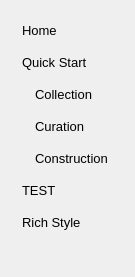
      <widget class="QWidget" name="leftpanel" native="true">
       <property name="minimumSize">
        <size>
         <width>65</width>
         <height>0</height>
        </size>
       </property>
       <property name="maximumSize">
        <size>
         <width>135</width>
         <height>16777215</height>
        </size>
       </property>
       <property name="styleSheet">
        <string notr="true">#leftpanel{
	background-color: transparent;
	border-radius: 8px;
}

QPushButton {
	background-color: transparent;
	border-radius: 15px;
	text-align: left;
	padding-left: 12px;
	padding-right: 12px;
}

QPushButton:hover {
	background-color: #c2c2c2;
}

QPushButton:checked {
	background-color: #90bcff;
}</string>
       </property>
       <layout class="QVBoxLayout" name="verticalLayout_22">
        <property name="spacing">
         <number>2</number>
        </property>
        <property name="leftMargin">
         <number>10</number>
        </property>
        <property name="topMargin">
         <number>0</number>
        </property>
        <property name="rightMargin">
         <number>0</number>
        </property>
        <property name="bottomMargin">
         <number>0</number>
        </property>
        <item>
         <spacer name="verticalSpacer_leftpanel_top">
          <property name="orientation">
           <enum>Qt::Vertical</enum>
          </property>
          <property name="sizeType">
           <enum>QSizePolicy::Fixed</enum>
          </property>
          <property name="sizeHint" stdset="0">
           <size>
            <width>20</width>
            <height>15</height>
           </size>
          </property>
         </spacer>
        </item>
        <item>
         <widget class="QPushButton" name="sidebtn_0">
          <property name="minimumSize">
           <size>
            <width>0</width>
            <height>30</height>
           </size>
          </property>
          <property name="font">
           <font>
            <pointsize>10</pointsize>
           </font>
          </property>
          <property name="styleSheet">
           <string notr="true">/*background: qlineargradient(spread:pad, x1:0.27, y1:0, x2:0.8, y2:1, 
												stop:0 #AF40FF, stop:0.5 #5B42F3, stop:1 #00DDEB);*/</string>
          </property>
          <property name="text">
           <string>Home</string>
          </property>
          <property name="icon">
           <iconset>
            <normaloff>:/icons/home-button-svgrepo-com.svg</normaloff>:/icons/home-button-svgrepo-com.svg</iconset>
          </property>
          <property name="checkable">
           <bool>true</bool>
          </property>
         </widget>
        </item>
        <item>
         <widget class="QPushButton" name="sidebtn_1">
          <property name="minimumSize">
           <size>
            <width>0</width>
            <height>30</height>
           </size>
          </property>
          <property name="font">
           <font>
            <pointsize>10</pointsize>
           </font>
          </property>
          <property name="styleSheet">
           <string notr="true"/>
          </property>
          <property name="text">
           <string>Quick Start</string>
          </property>
          <property name="icon">
           <iconset>
            <normaloff>:/icons/settings-1389-svgrepo-com.svg</normaloff>:/icons/settings-1389-svgrepo-com.svg</iconset>
          </property>
          <property name="checkable">
           <bool>true</bool>
          </property>
         </widget>
        </item>
        <item>
         <widget class="QWidget" name="sidebtn_2_container" native="true">
          <layout class="QHBoxLayout" name="horizontalLayout_30">
           <property name="spacing">
            <number>0</number>
           </property>
           <property name="leftMargin">
            <number>0</number>
           </property>
           <property name="topMargin">
            <number>0</number>
           </property>
           <property name="rightMargin">
            <number>0</number>
           </property>
           <property name="bottomMargin">
            <number>0</number>
           </property>
           <item>
            <spacer name="horizontalSpacer_sidebtn_2">
             <property name="orientation">
              <enum>Qt::Horizontal</enum>
             </property>
             <property name="sizeType">
              <enum>QSizePolicy::Fixed</enum>
             </property>
             <property name="sizeHint" stdset="0">
              <size>
               <width>13</width>
               <height>20</height>
              </size>
             </property>
            </spacer>
           </item>
           <item>
            <widget class="QPushButton" name="sidebtn_2">
             <property name="minimumSize">
              <size>
               <width>0</width>
               <height>30</height>
              </size>
             </property>
             <property name="font">
              <font>
               <pointsize>10</pointsize>
              </font>
             </property>
             <property name="styleSheet">
              <string notr="true"/>
             </property>
             <property name="text">
              <string>Collection</string>
             </property>
             <property name="icon">
              <iconset>
               <normaloff>:/icons/settings-svgrepo-com (1).svg</normaloff>:/icons/settings-svgrepo-com (1).svg</iconset>
             </property>
             <property name="checkable">
              <bool>true</bool>
             </property>
            </widget>
           </item>
          </layout>
         </widget>
        </item>
        <item>
         <widget class="QWidget" name="sidebtn_3_container" native="true">
          <property name="enabled">
           <bool>true</bool>
          </property>
          <layout class="QHBoxLayout" name="horizontalLayout_31">
           <property name="spacing">
            <number>0</number>
           </property>
           <property name="leftMargin">
            <number>0</number>
           </property>
           <property name="topMargin">
            <number>0</number>
           </property>
           <property name="rightMargin">
            <number>0</number>
           </property>
           <property name="bottomMargin">
            <number>0</number>
           </property>
           <item>
            <spacer name="horizontalSpacer_sidebtn_3">
             <property name="orientation">
              <enum>Qt::Horizontal</enum>
             </property>
             <property name="sizeType">
              <enum>QSizePolicy::Fixed</enum>
             </property>
             <property name="sizeHint" stdset="0">
              <size>
               <width>13</width>
               <height>20</height>
              </size>
             </property>
            </spacer>
           </item>
           <item>
            <widget class="QPushButton" name="sidebtn_3">
             <property name="minimumSize">
              <size>
               <width>0</width>
               <height>30</height>
              </size>
             </property>
             <property name="font">
              <font>
               <pointsize>10</pointsize>
              </font>
             </property>
             <property name="text">
              <string>Curation</string>
             </property>
             <property name="icon">
              <iconset>
               <normaloff>:/icons/settings-svgrepo-com (2).svg</normaloff>:/icons/settings-svgrepo-com (2).svg</iconset>
             </property>
             <property name="checkable">
              <bool>true</bool>
             </property>
            </widget>
           </item>
          </layout>
         </widget>
        </item>
        <item>
         <widget class="QWidget" name="sidebtn_4_container" native="true">
          <layout class="QHBoxLayout" name="horizontalLayout_32">
           <property name="spacing">
            <number>0</number>
           </property>
           <property name="leftMargin">
            <number>0</number>
           </property>
           <property name="topMargin">
            <number>0</number>
           </property>
           <property name="rightMargin">
            <number>0</number>
           </property>
           <property name="bottomMargin">
            <number>0</number>
           </property>
           <item>
            <spacer name="horizontalSpacer_sidebtn_4">
             <property name="orientation">
              <enum>Qt::Horizontal</enum>
             </property>
             <property name="sizeType">
              <enum>QSizePolicy::Fixed</enum>
             </property>
             <property name="sizeHint" stdset="0">
              <size>
               <width>13</width>
               <height>20</height>
              </size>
             </property>
            </spacer>
           </item>
           <item>
            <widget class="QPushButton" name="sidebtn_4">
             <property name="minimumSize">
              <size>
               <width>0</width>
               <height>30</height>
              </size>
             </property>
             <property name="font">
              <font>
               <pointsize>10</pointsize>
              </font>
             </property>
             <property name="text">
              <string>Construction</string>
             </property>
             <property name="icon">
              <iconset>
               <normaloff>:/icons/settings-svgrepo-com.svg</normaloff>:/icons/settings-svgrepo-com.svg</iconset>
             </property>
             <property name="checkable">
              <bool>true</bool>
             </property>
            </widget>
           </item>
          </layout>
         </widget>
        </item>
        <item>
         <widget class="QPushButton" name="sidebtn_5">
          <property name="minimumSize">
           <size>
            <width>0</width>
            <height>30</height>
           </size>
          </property>
          <property name="font">
           <font>
            <pointsize>10</pointsize>
           </font>
          </property>
          <property name="text">
           <string>TEST</string>
          </property>
          <property name="checkable">
           <bool>true</bool>
          </property>
         </widget>
        </item>
        <item>
         <widget class="QPushButton" name="sidebtn_6">
          <property name="minimumSize">
           <size>
            <width>0</width>
            <height>30</height>
           </size>
          </property>
          <property name="font">
           <font>
            <pointsize>10</pointsize>
           </font>
          </property>
          <property name="text">
           <string>Rich Style</string>
          </property>
          <property name="checkable">
           <bool>true</bool>
          </property>
         </widget>
        </item>
        <item>
         <spacer name="verticalSpacer_leftpanel_bottom">
          <property name="orientation">
           <enum>Qt::Vertical</enum>
          </property>
          <property name="sizeHint" stdset="0">
           <size>
            <width>20</width>
            <height>40</height>
           </size>
          </property>
         </spacer>
        </item>
       </layout>
      </widget>
